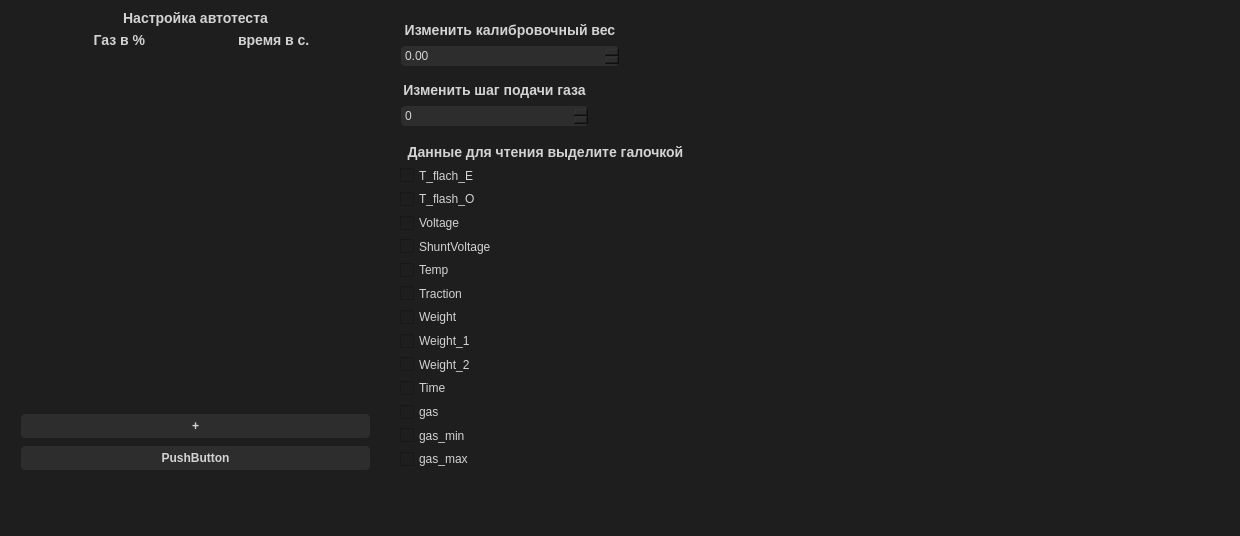
<?xml version="1.0" encoding="UTF-8"?>
<ui version="4.0">
 <class>Form</class>
 <widget class="QWidget" name="Form">
  <property name="geometry">
   <rect>
    <x>0</x>
    <y>0</y>
    <width>1240</width>
    <height>536</height>
   </rect>
  </property>
  <property name="font">
   <font>
    <family>Arial,sans-serif</family>
    <pointsize>-1</pointsize>
   </font>
  </property>
  <property name="windowTitle">
   <string>Form</string>
  </property>
  <property name="styleSheet">
   <string notr="true">QWidget {
    background-color: #1e1e1e;  /* Очень темный фон */
    color: #d3d3d3;  /* Светло-серый цвет текста */
    font-family: Arial, sans-serif;
    font-size: 12px;
}

QPushButton {
    background-color: #2d2d2d;  /* Темный фон для кнопок */
    border: 1px solid #1e1e1e;
    border-radius: 5px;
    padding: 5px;
    font-weight: bold;
}

QPushButton:hover {
    background-color: #00b894;  /* Светло-зеленый при наведении */
    color: #1e1e1e;
}

QComboBox {
    border: 1px solid #2d2d2d;
    border-radius: 5px;
    padding: 2px;
    background-color: #2d2d2d;
}

QTextBrowser {
    background-color: #2d2d2d;  /* Темный фон для окна вывода */
    border: 1px solid #1e1e1e;
    border-radius: 5px;
    padding: 5px;
}

QLabel {
    color: #d3d3d3;  /* Мягкий серый цвет для текста */
    font-weight: bold;
    font-size: 14px;
}

QSpinBox {
    background-color: #2d2d2d;
    border: 1px solid #1e1e1e;
    border-radius: 5px;
    padding: 2px;
    color: #d3d3d3;
}

QDoubleSpinBox {
    background-color: #2d2d2d;
    border: 1px solid #1e1e1e;
    border-radius: 5px;
    padding: 2px;
    color: #d3d3d3;
}

QSlider {
    background-color: #2d2d2d;
    border-radius: 5px;
}

QScrollArea {
    border: none;
}

QScrollBar:vertical {
    background: rgb(45, 45, 45);
}

QScrollBar::handle:vertical {
    background: rgb(0, 184, 148);
    min-width: 20px;
}

QScrollBar::add-page:vertical, QScrollBar::sub-page:vertical {
    background: none;
}

QScrollBar::add-line:vertical, QScrollBar::sub-line:vertical,
QScrollBar::add-line:horizontal, QScrollBar::sub-line:horizontal {
    background: transparent;  /* Убирает стрелки вверх и вниз */
    width: 0px;  /* Убирает размеры кнопок */
    height: 0px;  /* Убирает размеры кнопок */
}</string>
  </property>
  <widget class="QWidget" name="layoutWidget">
   <property name="geometry">
    <rect>
     <x>400</x>
     <y>80</y>
     <width>189</width>
     <height>47</height>
    </rect>
   </property>
   <layout class="QVBoxLayout" name="lay_change_step_5">
    <item>
     <widget class="QLabel" name="text_change_step_5">
      <property name="text">
       <string>Изменить шаг подачи газа</string>
      </property>
      <property name="alignment">
       <set>Qt::AlignCenter</set>
      </property>
     </widget>
    </item>
    <item>
     <widget class="QSpinBox" name="spinbox_change_step"/>
    </item>
   </layout>
  </widget>
  <widget class="QWidget" name="layoutWidget_2">
   <property name="geometry">
    <rect>
     <x>400</x>
     <y>20</y>
     <width>220</width>
     <height>47</height>
    </rect>
   </property>
   <layout class="QVBoxLayout" name="lay_params">
    <item>
     <widget class="QLabel" name="calib_label">
      <property name="sizePolicy">
       <sizepolicy hsizetype="Minimum" vsizetype="Minimum">
        <horstretch>0</horstretch>
        <verstretch>0</verstretch>
       </sizepolicy>
      </property>
      <property name="autoFillBackground">
       <bool>false</bool>
      </property>
      <property name="text">
       <string>Изменить калибровочный вес</string>
      </property>
      <property name="scaledContents">
       <bool>false</bool>
      </property>
      <property name="alignment">
       <set>Qt::AlignCenter</set>
      </property>
     </widget>
    </item>
    <item>
     <widget class="QDoubleSpinBox" name="calib_weight_spinbox"/>
    </item>
   </layout>
  </widget>
  <widget class="QWidget" name="verticalLayoutWidget">
   <property name="geometry">
    <rect>
     <x>20</x>
     <y>10</y>
     <width>351</width>
     <height>461</height>
    </rect>
   </property>
   <layout class="QVBoxLayout" name="LaySettingsAutoTest">
    <item>
     <widget class="QLabel" name="LabelNumberItteration">
      <property name="sizePolicy">
       <sizepolicy hsizetype="Minimum" vsizetype="Fixed">
        <horstretch>0</horstretch>
        <verstretch>0</verstretch>
       </sizepolicy>
      </property>
      <property name="text">
       <string>Настройка автотеста</string>
      </property>
      <property name="alignment">
       <set>Qt::AlignCenter</set>
      </property>
     </widget>
    </item>
    <item>
     <widget class="QLabel" name="LabelComment">
      <property name="text">
       <string>                   Газ в %                        время в с.</string>
      </property>
     </widget>
    </item>
    <item>
     <widget class="QScrollArea" name="scroll_area">
      <property name="enabled">
       <bool>true</bool>
      </property>
      <property name="widgetResizable">
       <bool>true</bool>
      </property>
      <widget class="QWidget" name="scrollAreaWidgetContents_2">
       <property name="geometry">
        <rect>
         <x>0</x>
         <y>0</y>
         <width>349</width>
         <height>349</height>
        </rect>
       </property>
      </widget>
     </widget>
    </item>
    <item>
     <widget class="QPushButton" name="pushButton">
      <property name="font">
       <font>
        <family>Arial,sans-serif</family>
        <pointsize>-1</pointsize>
        <weight>75</weight>
        <bold>true</bold>
       </font>
      </property>
      <property name="text">
       <string>+</string>
      </property>
      <property name="iconSize">
       <size>
        <width>16</width>
        <height>16</height>
       </size>
      </property>
     </widget>
    </item>
    <item>
     <widget class="QPushButton" name="SaveBut">
      <property name="text">
       <string>PushButton</string>
      </property>
     </widget>
    </item>
   </layout>
  </widget>
  <widget class="QWidget" name="verticalLayoutWidget_2">
   <property name="geometry">
    <rect>
     <x>400</x>
     <y>140</y>
     <width>291</width>
     <height>331</height>
    </rect>
   </property>
   <layout class="QVBoxLayout" name="lay_read_settings">
    <property name="spacing">
     <number>0</number>
    </property>
    <item>
     <widget class="QLabel" name="label_to_read">
      <property name="text">
       <string>Данные для чтения выделите галочкой</string>
      </property>
      <property name="alignment">
       <set>Qt::AlignCenter</set>
      </property>
     </widget>
    </item>
    <item>
     <widget class="QCheckBox" name="T_flach_E">
      <property name="sizePolicy">
       <sizepolicy hsizetype="Minimum" vsizetype="Minimum">
        <horstretch>0</horstretch>
        <verstretch>0</verstretch>
       </sizepolicy>
      </property>
      <property name="text">
       <string>T_flach_E</string>
      </property>
     </widget>
    </item>
    <item>
     <widget class="QCheckBox" name="T_flash_O">
      <property name="sizePolicy">
       <sizepolicy hsizetype="Minimum" vsizetype="Minimum">
        <horstretch>0</horstretch>
        <verstretch>0</verstretch>
       </sizepolicy>
      </property>
      <property name="text">
       <string>T_flash_O</string>
      </property>
     </widget>
    </item>
    <item>
     <widget class="QCheckBox" name="Voltage">
      <property name="sizePolicy">
       <sizepolicy hsizetype="Minimum" vsizetype="Minimum">
        <horstretch>0</horstretch>
        <verstretch>0</verstretch>
       </sizepolicy>
      </property>
      <property name="text">
       <string>Voltage</string>
      </property>
     </widget>
    </item>
    <item>
     <widget class="QCheckBox" name="ShuntVoltage">
      <property name="sizePolicy">
       <sizepolicy hsizetype="Minimum" vsizetype="Minimum">
        <horstretch>0</horstretch>
        <verstretch>0</verstretch>
       </sizepolicy>
      </property>
      <property name="text">
       <string>ShuntVoltage</string>
      </property>
     </widget>
    </item>
    <item>
     <widget class="QCheckBox" name="Temp">
      <property name="sizePolicy">
       <sizepolicy hsizetype="Minimum" vsizetype="Minimum">
        <horstretch>0</horstretch>
        <verstretch>0</verstretch>
       </sizepolicy>
      </property>
      <property name="text">
       <string>Temp</string>
      </property>
     </widget>
    </item>
    <item>
     <widget class="QCheckBox" name="Traction">
      <property name="sizePolicy">
       <sizepolicy hsizetype="Minimum" vsizetype="Minimum">
        <horstretch>0</horstretch>
        <verstretch>0</verstretch>
       </sizepolicy>
      </property>
      <property name="text">
       <string>Traction</string>
      </property>
     </widget>
    </item>
    <item>
     <widget class="QCheckBox" name="Weight">
      <property name="sizePolicy">
       <sizepolicy hsizetype="Minimum" vsizetype="Minimum">
        <horstretch>0</horstretch>
        <verstretch>0</verstretch>
       </sizepolicy>
      </property>
      <property name="text">
       <string>Weight</string>
      </property>
     </widget>
    </item>
    <item>
     <widget class="QCheckBox" name="Weight_1">
      <property name="sizePolicy">
       <sizepolicy hsizetype="Minimum" vsizetype="Minimum">
        <horstretch>0</horstretch>
        <verstretch>0</verstretch>
       </sizepolicy>
      </property>
      <property name="text">
       <string>Weight_1</string>
      </property>
     </widget>
    </item>
    <item>
     <widget class="QCheckBox" name="Weight_2">
      <property name="sizePolicy">
       <sizepolicy hsizetype="Minimum" vsizetype="Minimum">
        <horstretch>0</horstretch>
        <verstretch>0</verstretch>
       </sizepolicy>
      </property>
      <property name="text">
       <string>Weight_2</string>
      </property>
     </widget>
    </item>
    <item>
     <widget class="QCheckBox" name="Time">
      <property name="sizePolicy">
       <sizepolicy hsizetype="Minimum" vsizetype="Minimum">
        <horstretch>0</horstretch>
        <verstretch>0</verstretch>
       </sizepolicy>
      </property>
      <property name="text">
       <string>Time</string>
      </property>
     </widget>
    </item>
    <item>
     <widget class="QCheckBox" name="gas">
      <property name="sizePolicy">
       <sizepolicy hsizetype="Minimum" vsizetype="Minimum">
        <horstretch>0</horstretch>
        <verstretch>0</verstretch>
       </sizepolicy>
      </property>
      <property name="text">
       <string>gas</string>
      </property>
     </widget>
    </item>
    <item>
     <widget class="QCheckBox" name="gas_min">
      <property name="sizePolicy">
       <sizepolicy hsizetype="Minimum" vsizetype="Minimum">
        <horstretch>0</horstretch>
        <verstretch>0</verstretch>
       </sizepolicy>
      </property>
      <property name="text">
       <string>gas_min</string>
      </property>
     </widget>
    </item>
    <item>
     <widget class="QCheckBox" name="gas_max">
      <property name="sizePolicy">
       <sizepolicy hsizetype="Minimum" vsizetype="Minimum">
        <horstretch>0</horstretch>
        <verstretch>0</verstretch>
       </sizepolicy>
      </property>
      <property name="text">
       <string>gas_max</string>
      </property>
     </widget>
    </item>
   </layout>
  </widget>
 </widget>
 <resources/>
 <connections/>
</ui>
